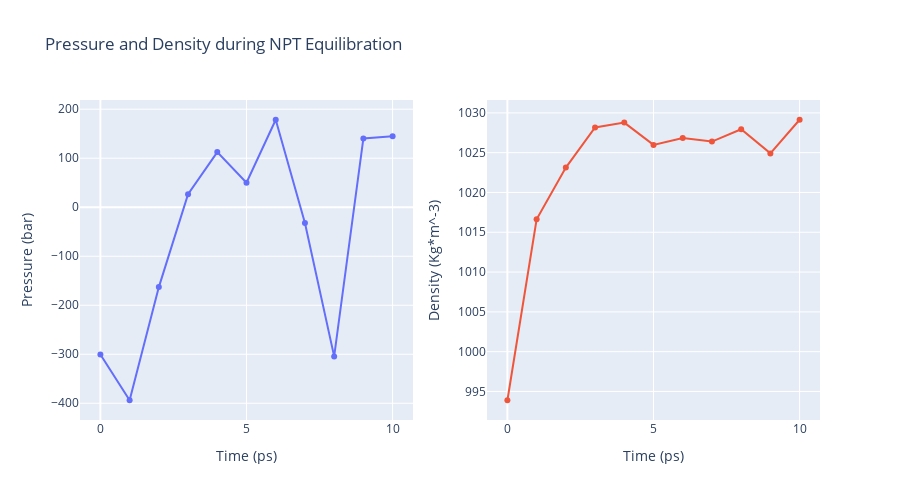

Source (notebook cell):
### Code cell
if 'google.colab' in sys.modules: use_colab_plotly()

import plotly.graph_objs as go
from plotly.subplots import make_subplots

# Read pressure and density data from file 
with open(output_npt_pd_xvg,'r') as pd_file:
    x, y, z = zip(*[
        (float(line.split()[0]), float(line.split()[1]), float(line.split()[2]))
        for line in pd_file
        if not line.startswith(("#", "@"))
    ])

trace1 = go.Scatter(
    x=x,y=y
)
trace2 = go.Scatter(
    x=x,y=z
)

fig = make_subplots(rows=1, cols=2, print_grid=False)
fig.append_trace(trace1, 1, 1)
fig.append_trace(trace2, 1, 2)

fig.update_layout(
    height=500,
    title='Pressure and Density during NPT Equilibration',
    showlegend=False,
    xaxis1_title='Time (ps)',
    yaxis1_title='Pressure (bar)',
    xaxis2_title='Time (ps)',
    yaxis2_title='Density (Kg*m^-3)'
)

# Show the figure (renderer changes for colab and jupyter)
rend = 'colab' if 'google.colab' in sys.modules else ''
fig.show(renderer=rend)

if 'google.colab' in sys.modules: use_conda_env()

### Figure 1 — Plotly figure (JSON) as saved in the notebook; plotly's stock layout.template omitted (floating-point values rounded to 4 significant figures)
{"data": [{"type": "scatter", "x": [0, 1, 2, 3, 4, 5, 6, 7, 8, 9, 10], "xaxis": "x", "y": [-300.7, -393.8, -162.9, 26.58, 112.6, 50.09, 178.5, -32.35, -304.4, 140.3, 144.9], "yaxis": "y"}, {"type": "scatter", "x": [0, 1, 2, 3, 4, 5, 6, 7, 8, 9, 10], "xaxis": "x2", "y": [993.9, 1017.0, 1023.0, 1028.0, 1029.0, 1026.0, 1027.0, 1026.0, 1028.0, 1025.0, 1029.0], "yaxis": "y2"}], "layout": {"height": 500, "showlegend": false, "title": {"text": "Pressure and Density during NPT Equilibration"}, "xaxis": {"anchor": "y", "domain": [0, 0.45], "title": {"text": "Time (ps)"}}, "xaxis2": {"anchor": "y2", "domain": [0.55, 1], "title": {"text": "Time (ps)"}}, "yaxis": {"anchor": "x", "domain": [0, 1], "title": {"text": "Pressure (bar)"}}, "yaxis2": {"anchor": "x2", "domain": [0, 1], "title": {"text": "Density (Kg*m^-3)"}}}}
